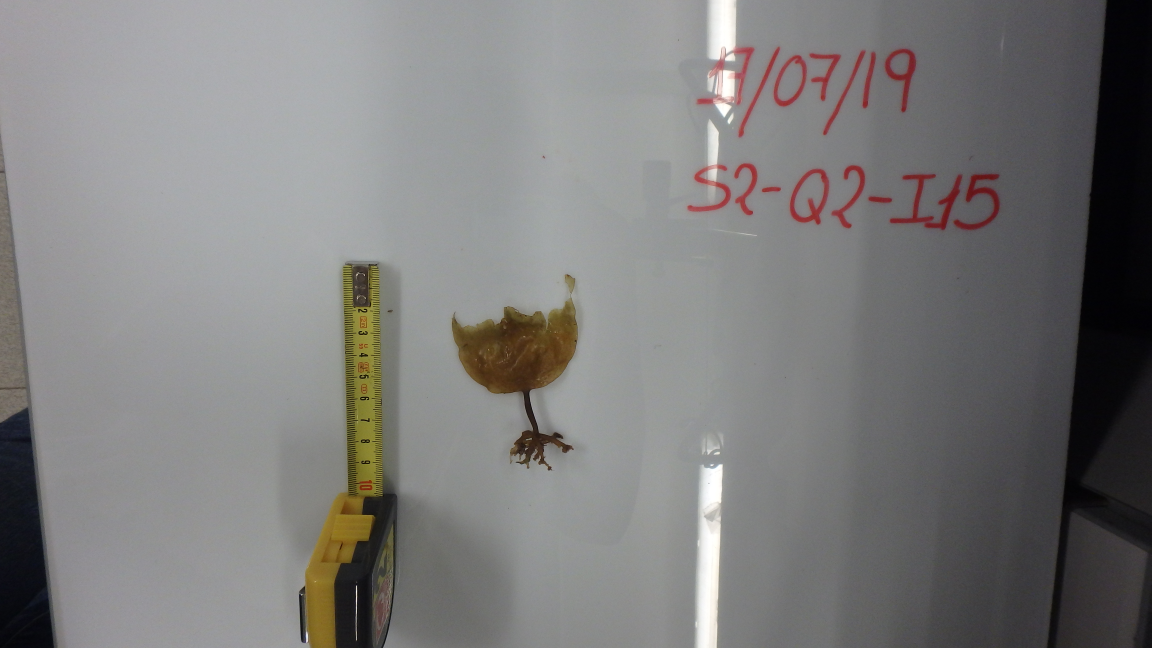
#> input picture Memoria/imaxes/Alga_cinta_metrica.JPG, 4608 x 2592 px (shown at 1/4 size)
$ python -i 02_recortar_algas.py   (imports and definitions only)
#> lines starting #> are read from the running program, lines starting #| are printed output that depends on the picture; after the words box and inside, x2 and y2 are one past the last pixel; in counts of white or black regions, pixels touching at a corner belong together
#> further down, picture is the input picture: shape (2592, 4608, 3); mean B, G, R 123.7, 124.4, 125.3
#!/usr/bin/env python3
"""
Detección y recorte de algas - Versión producción (sin debug)
- Detecta bordes con Canny
- Filtra texto coloreado y zonas de regla
- Busca alga desde centro hacia afuera
- Recorta y redimensiona a cuadrado uniforme
"""

import cv2
import numpy as np
from pathlib import Path
import argparse
import sys

# Configuración reutilizable / constantes
IMAGE_PATTERNS = [
    '*.jfif', '*.JFIF', '*.jpg', '*.JPG', '*.jpeg', '*.JPEG',
    '*.png', '*.PNG', '*.heic', '*.HEIC'
]
DILATE_KERNEL = np.ones((3, 3), np.uint8)
AREA_MINIMA_ALGA = 5000
OVERLAP_TEXTO_MAX = 0.3
AREA_MINIMA_REGLA = 3000
OVERLAP_REGLA_MAX = 0.5
REGLA_DILATE_ITERS = 4


def es_regla(aspect_ratio):
    """Determina si un contorno parece una regla por su aspect ratio."""
    return aspect_ratio > 3.0 or aspect_ratio < 0.33


def porcentaje_solape_contorno(contorno, area, mascara, imagen_shape):
    """Porcentaje del contorno que coincide con una máscara dada."""
    if mascara is None:
        return 0.0
    mask_contorno = np.zeros(imagen_shape[:2], dtype=np.uint8)
    cv2.drawContours(mask_contorno, [contorno], -1, 255, -1)

    overlap = cv2.bitwise_and(mask_contorno, mascara)
    overlap_area = np.count_nonzero(overlap)
    return overlap_area / area if area > 0 else 0


def porcentaje_texto_coloreado(contorno, area, mascara_texto, imagen_shape):
    """Porcentaje del contorno que coincide con la máscara de texto."""
    return porcentaje_solape_contorno(contorno, area, mascara_texto, imagen_shape)


# [10 lines left out: function recolectar_imagenes, not called in this run]


def construir_mascara_regla(contornos_regla, imagen_shape):
    """Construye una máscara binaria de las reglas detectadas por forma."""
    if not contornos_regla:
        return None

    mask = np.zeros(imagen_shape[:2], dtype=np.uint8)

    for contorno in contornos_regla:
        area = cv2.contourArea(contorno)
        if area < AREA_MINIMA_REGLA:
            continue

        rect = cv2.minAreaRect(contorno)
        box = cv2.boxPoints(rect).astype(np.int32)
        cv2.drawContours(mask, [box], -1, 255, -1)

    if np.any(mask):
        mask = cv2.dilate(mask, DILATE_KERNEL, iterations=REGLA_DILATE_ITERS)

    return mask


def detectar_texto_coloreado(imagen_bgr):
    """Detecta texto verde y rojo usando HSV."""
    hsv = cv2.cvtColor(imagen_bgr, cv2.COLOR_BGR2HSV)

    # Verde
    lower_verde = np.array([82, 150, 40])
    upper_verde = np.array([92, 255, 130])

    # Rojo
    lower_rojo1 = np.array([0, 120, 100])
    upper_rojo1 = np.array([8, 255, 255])
    lower_rojo2 = np.array([172, 120, 100])
    upper_rojo2 = np.array([180, 255, 255])

    # Combinar máscaras
    mascara_verde = cv2.inRange(hsv, lower_verde, upper_verde)
    mascara_rojo1 = cv2.inRange(hsv, lower_rojo1, upper_rojo1)
    mascara_rojo2 = cv2.inRange(hsv, lower_rojo2, upper_rojo2)

    mascara_texto = cv2.bitwise_or(mascara_verde, mascara_rojo1)
    mascara_texto = cv2.bitwise_or(mascara_texto, mascara_rojo2)

    # Dilatar para capturar texto completo
    mascara_texto = cv2.dilate(mascara_texto, DILATE_KERNEL, iterations=2)

    return mascara_texto


def calcular_score_alga(contorno, imagen_bgr, gray, centro_x, centro_y, img_width, img_height):
    """Calcula score para determinar probabilidad de ser alga."""
    x, y, w, h = cv2.boundingRect(contorno)
    area = cv2.contourArea(contorno)

    score = 0.0

    # 1. Distancia al centro (peso principal)
    distancia_min = float('inf')
    for punto in contorno:
        px, py = punto[0]
        dist = np.sqrt((px - centro_x)**2 + (py - centro_y)**2)
        if dist < distancia_min:
            distancia_min = dist

    score += max(0, 150 - (distancia_min / 8))

    # 2. Formas
    aspect_ratio = max(w, h) / min(w, h) if min(w, h) > 0 else 0
    extent = area / (w * h) if (w * h) > 0 else 0
    perimetro = cv2.arcLength(contorno, True)
    compacidad = (4 * np.pi * area) / (perimetro * perimetro) if perimetro > 0 else 0

    hull = cv2.convexHull(contorno)
    hull_area = cv2.contourArea(hull)
    solidez = area / hull_area if hull_area > 0 else 0

    # 3. Filtros anti-texto
    margen_texto = 0.10
    margen_x = int(img_width * margen_texto)
    margen_y = int(img_height * margen_texto)

    en_borde = (x < margen_x or y < margen_y or
                x + w > img_width - margen_x or y + h > img_height - margen_y)

    if en_borde and area < 10000:
        score -= 80

    if solidez < 0.5 and area < 15000:
        score -= 60

    if solidez > 0.7 and area < 3000:
        score -= 70

    if area < 2000 and (y < img_height * 0.15 or y + h > img_height * 0.85 or
                        x < img_width * 0.15 or x + w > img_width * 0.85):
        score -= 100

    perimetro_area_ratio = perimetro / area if area > 0 else 0
    if perimetro_area_ratio > 0.5 and area < 20000:
        score -= 50

    # Filtro anti-regla
    margen_regla = 0.15
    margen_regla_x = int(img_width * margen_regla)
    margen_regla_y = int(img_height * margen_regla)

    cerca_lateral = (x < margen_regla_x or x + w > img_width - margen_regla_x)
    cerca_horizontal = (y < margen_regla_y or y + h > img_height - margen_regla_y)

    if (cerca_lateral or cerca_horizontal) and area < 8000:
        score -= 90

    # 4. Premios por forma de alga
    if compacidad > 0.05:
        score += 30

    if extent > 0.3:
        score += 20

    if solidez > 0.8:
        score += 25

    # 5. Premios por tamaño
    if area > 50000:
        score += 80
    elif area > 20000:
        score += 60
    elif area > 5000:
        score += 30
    elif area < 1000:
        score -= 30

    return score


def detectar_alga_desde_centro(imagen):
    """Detecta el alga buscando bordes cercanos al centro."""
    h, w = imagen.shape[:2]
    centro_x, centro_y = w // 2, h // 2

    gray = cv2.cvtColor(imagen, cv2.COLOR_BGR2GRAY)
    blurred = cv2.GaussianBlur(gray, (5, 5), 0)
    edges = cv2.Canny(blurred, 30, 100)
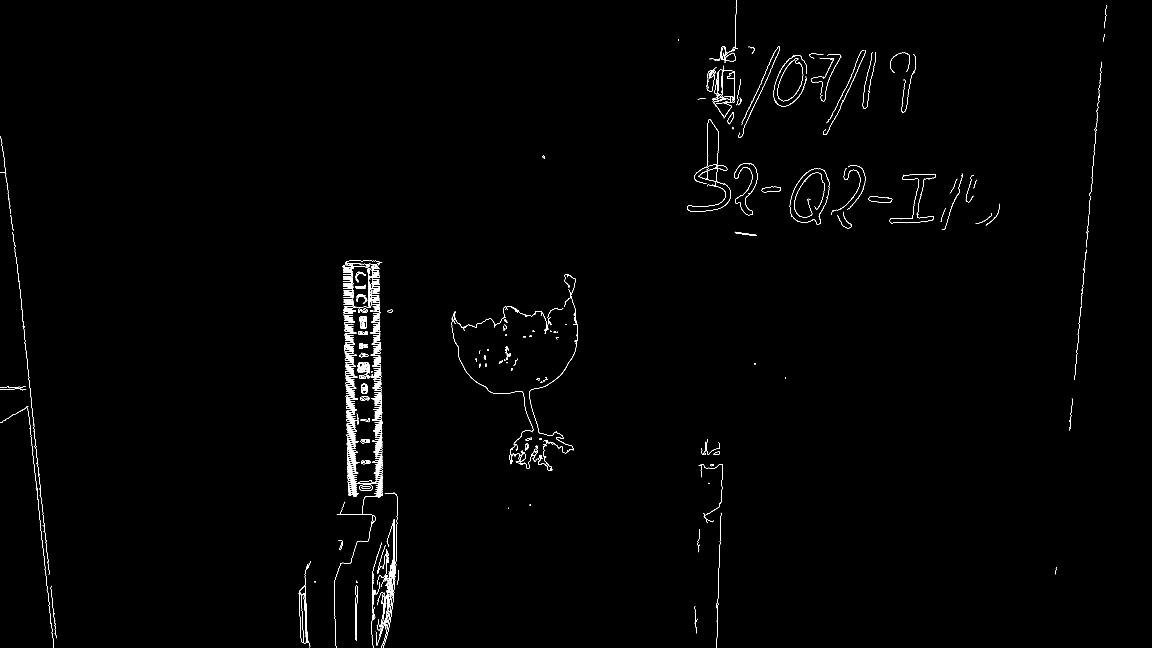
#> edges: shape (2592, 4608) (shown at 1/4 size); 0.47% white in thin lines or dots

    mascara_texto = detectar_texto_coloreado(imagen)
#> in detectar_texto_coloreado, `mascara_texto = cv2.dilate(mascara_texto, DILATE_KERNEL, iterations=2)`:
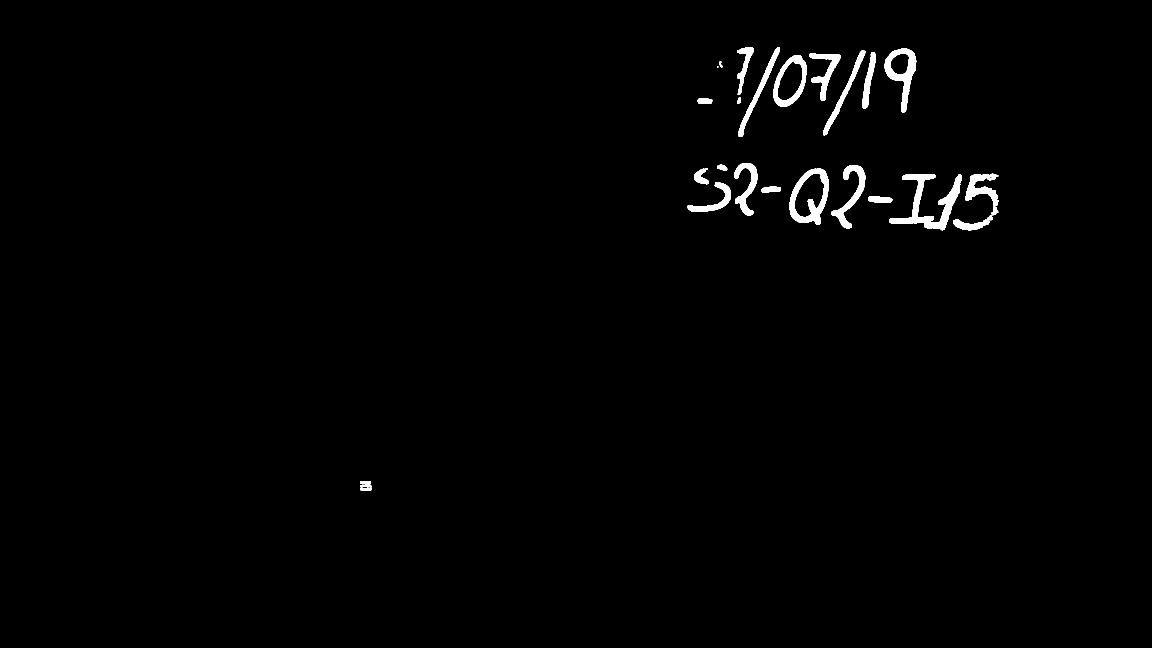
#> mascara_texto: shape (2592, 4608) (shown at 1/4 size); 1% white; 28 white regions, largest, box (x1, y1, x2, y2) and area: (3558, 696, 3848, 921) 18514, (3158, 675, 3316, 899) 13152, (3538, 194, 3665, 450) 11308

    edges = cv2.dilate(edges, DILATE_KERNEL, iterations=1)
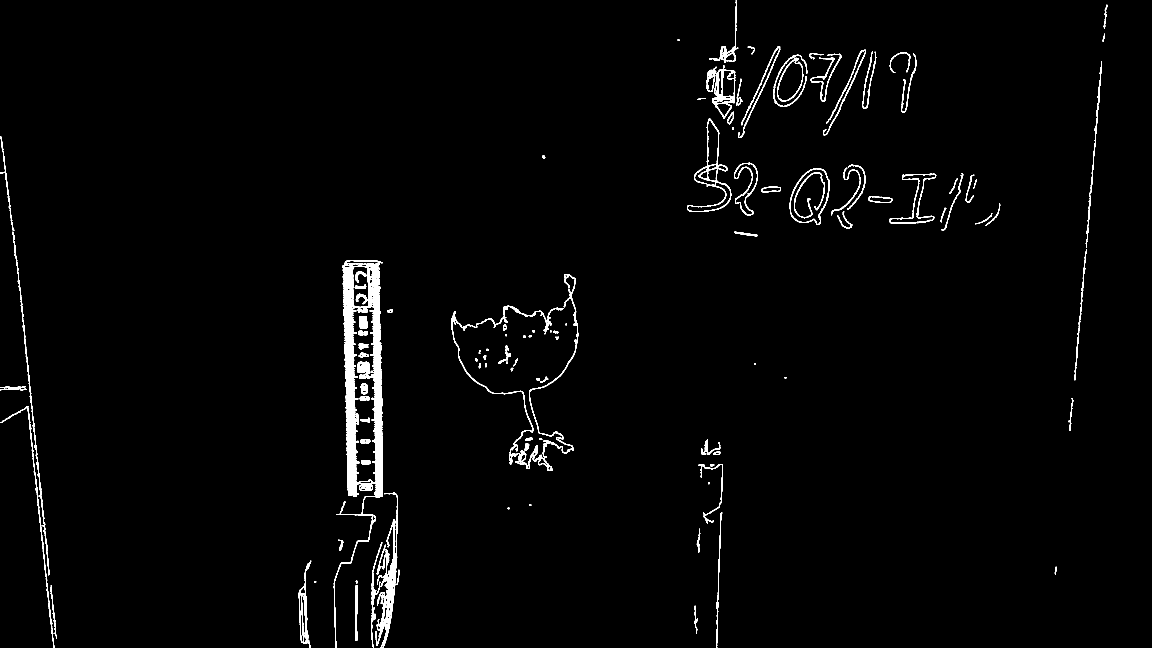
#> edges: shape (2592, 4608) (shown at 1/4 size); 1.5% white; 164 white regions

    contornos, _ = cv2.findContours(edges, cv2.RETR_EXTERNAL, cv2.CHAIN_APPROX_SIMPLE)
#> contornos = 158 contours; largest, box (x1, y1, x2, y2) and area: (3158, 673, 3320, 900) 26190, (1369, 1041, 1530, 1364) 25483, (2748, 475, 2925, 848) 17732, (1335, 1540, 1532, 2592) 16702, (1502, 1969, 1592, 2592) 13024

    if not contornos:
        return None, None

    # Detectar regla por aspect ratio
    reglas = []
    contornos_no_regla = []

    for contorno in contornos:
        area = cv2.contourArea(contorno)
        if area < 1000:
            continue

        x, y, w_box, h_box = cv2.boundingRect(contorno)
        aspect_ratio = w_box / h_box if h_box > 0 else 0

        if es_regla(aspect_ratio):
            reglas.append(contorno)
        else:
            contornos_no_regla.append(contorno)
#> this loop made 158 passes
#> area on passes 1 to 3: 310, 337.5, 600.5
#> after the loop, contornos_no_regla = 22 contours; largest, box (x1, y1, x2, y2) and area: (3158, 673, 3320, 900) 26190, (1369, 1041, 1530, 1364) 25483, (2748, 475, 2925, 848) 17732, (2849, 261, 2941, 475) 11877, (3108, 231, 3214, 406) 11822; reglas = 14 contours; largest, box (x1, y1, x2, y2) and area: (1335, 1540, 1532, 2592) 16702, (1502, 1969, 1592, 2592) 13024, (1194, 2243, 1245, 2592) 6658, (50, 927, 199, 2301) 3819, (0, 1624, 217, 2592) 2892

    mascara_regla = construir_mascara_regla(reglas, imagen.shape)
#> the loop in construir_mascara_regla, `for contorno in contornos_regla:` made 14 passes
#> area on passes 1, 3, 4, 6, 8, 10, 11, 12: 1385.5, 1588.5, 1340.5, 2891.5, 1406.5, 1943.5, 1413.5, 2048
#> after the loop in construir_mascara_regla, `for contorno in contornos_regla:`:
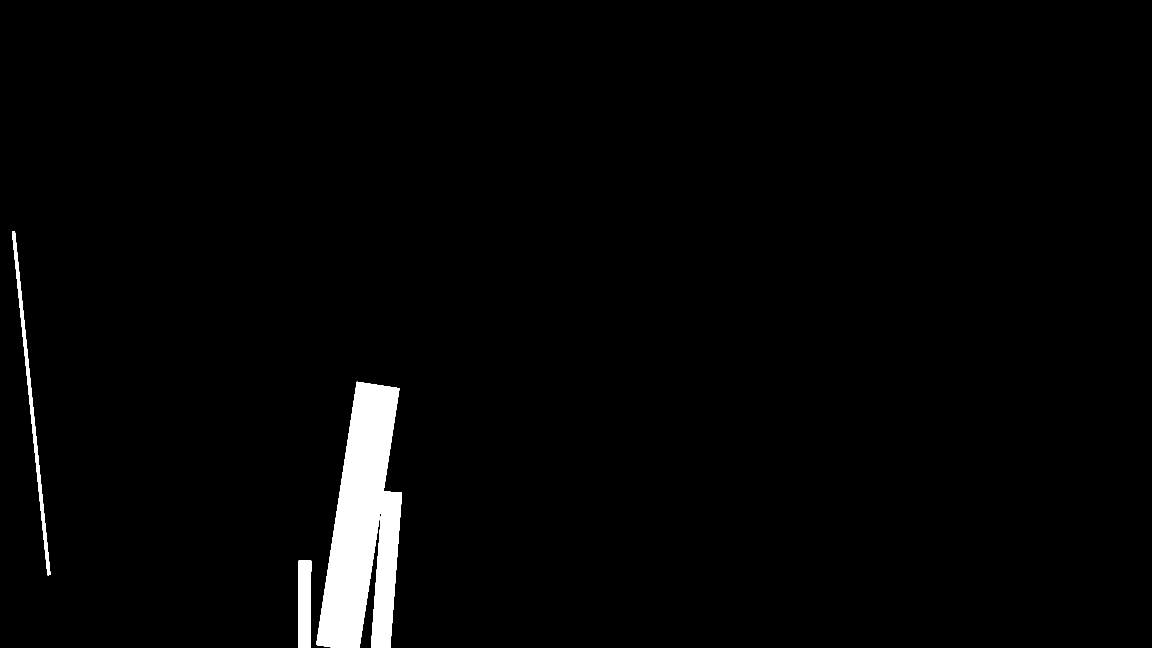
#> mask: shape (2592, 4608) (shown at 1/4 size); 2.2% white; 3 white regions, box (x1, y1, x2, y2) and area: (1265, 1527, 1608, 2592) 231642, (1192, 2242, 1245, 2592) 17280, (48, 926, 202, 2301) 16630
#> in construir_mascara_regla, `mask = cv2.dilate(mask, DILATE_KERNEL, iterations=REGLA_DILATE_ITERS)`:
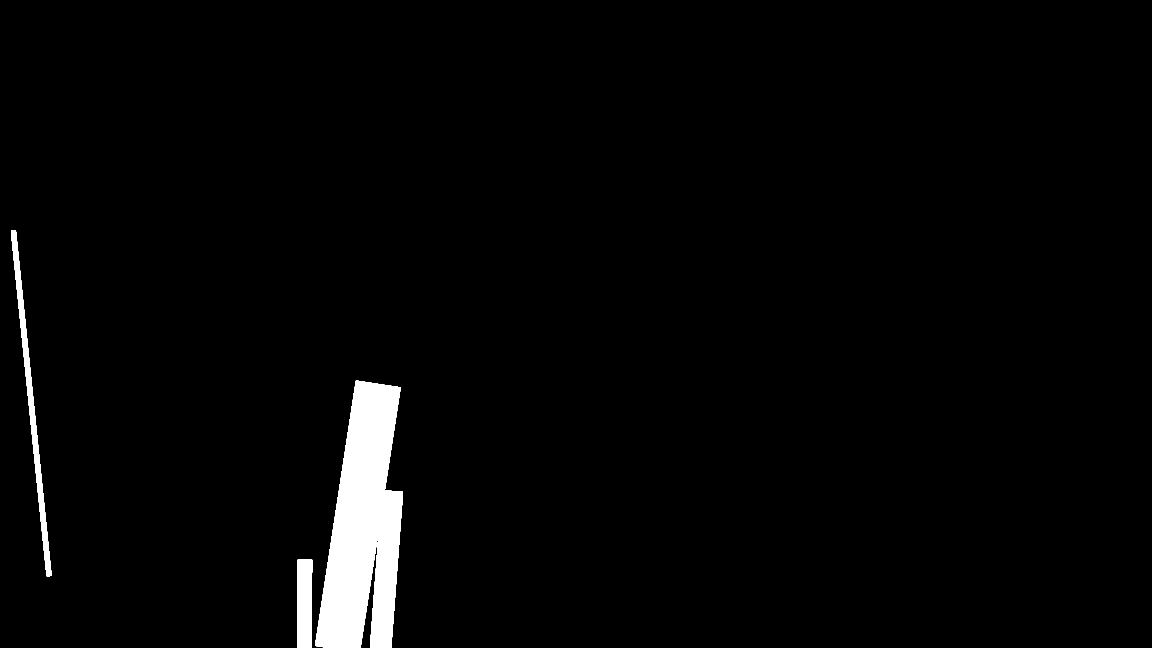
#> mask: shape (2592, 4608) (shown at 1/4 size); 2.5% white; 3 white regions

    # Filtrar contornos
    contornos_filtrados = []

    for contorno in contornos_no_regla:
        area = cv2.contourArea(contorno)

        # Filtro área mínima
        if area < AREA_MINIMA_ALGA:
            continue

        # Filtro: dentro de la regla detectada por forma
        overlap_regla = porcentaje_solape_contorno(
            contorno, area, mascara_regla, imagen.shape
        )
        if overlap_regla > OVERLAP_REGLA_MAX:
            continue

        # Filtro texto coloreado
        overlap_ratio = porcentaje_texto_coloreado(
            contorno, area, mascara_texto, imagen.shape
        )

        if overlap_ratio > OVERLAP_TEXTO_MAX:
            continue

        contornos_filtrados.append(contorno)
#> this loop made 22 passes
#> area on passes 1, 2, 3, 4, 5, 6, 12, 15: 1170.5, 1275, 4205.5, 1038, 1030.5, 1403, 1046.5, 2395.5
#> after the loop, contornos_filtrados = 5 contours; box (x1, y1, x2, y2) and area: (1369, 1041, 1530, 1364) 25483, (2849, 261, 2941, 475) 11877, (3108, 231, 3214, 406) 11822, (2044, 1096, 2313, 1884) 7406, (1805, 1223, 2254, 1858) 5560

    # Calcular scores
    scores = []
    for contorno in contornos_filtrados:
        score = calcular_score_alga(contorno, imagen, gray, centro_x, centro_y, w, h)
        scores.append((score, contorno))
#> this loop made 5 passes
#> (x in calcular_score_alga, y in calcular_score_alga, w in calcular_score_alga, h in calcular_score_alga, area in calcular_score_alga, score, aspect_ratio in calcular_score_alga, extent in calcular_score_alga) on passes 1 to 5: (1805, 1223, 449, 635, 5560, 60, 1.41, 0.0195), (2044, 1096, 269, 788, 7405.5, 69.72, 2.93, 0.0349), (1369, 1041, 161, 323, 25483, 132.2, 2.01, 0.49), (2849, 261, 92, 214, 11877, 128.5, 2.33, 0.603), (3108, 231, 106, 175, 11822, 105, 1.65, 0.637)
#> after the loop, scores = 5 items

    if not scores:
        return None, None

    # Ordenar por score
    scores.sort(key=lambda x: x[0], reverse=True)

    # Mejor contorno
    _, alga_contorno = scores[0]
#> alga_contorno = contour of 772 points, box (x1, y1, x2, y2) (1369, 1041, 1530, 1364), area 25483
    x, y, w_box, h_box = cv2.boundingRect(alga_contorno)
#> x = 1369; y = 1041; w_box = 161; h_box = 323

    return alga_contorno, (x, y, w_box, h_box)


# [132 lines left out: functions procesar_imagen, main, not called in this run]


# [2 lines not run here, left out]

>>> import cv2
>>> picture = cv2.imread('../Memoria/imaxes/Alga_cinta_metrica.JPG')
>>> result = detectar_alga_desde_centro(picture)
#> result = 2 items, first 2: contour of 772 points, box (x1, y1, x2, y2) (1369, 1041, 1530, 1364), area 25483, (1369, 1041, 161, 323)
